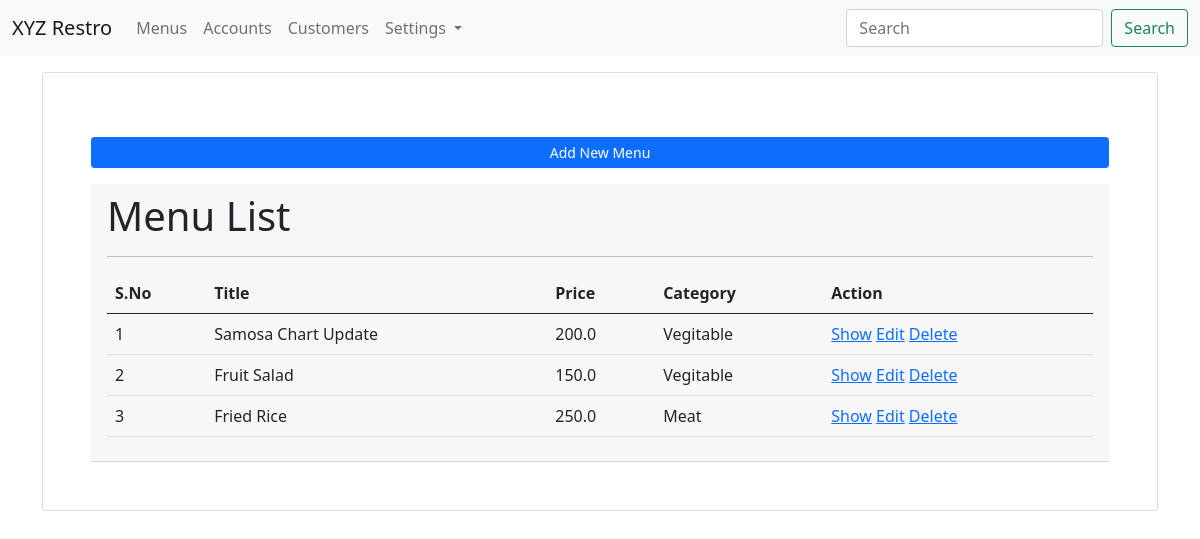
The page /menus/ on the database its author committed.
### app_menus/models.py (models this page shows, shortened)
class Menu(models.Model):
    menu_title = models.CharField(max_length=100)
    menu_price = models.FloatField(default=0.00)
    menu_ingredient = models.CharField(max_length=100)
    menu_category = models.ForeignKey(Category, on_delete=models.CASCADE)
    menu_img = models.FileField(upload_to="images/menus/", blank=True, null=True)
    menu_created_at = models.DateTimeField(auto_now_add=True)
    is_active = models.BooleanField(default=True)
    class Meta:
        db_table = "restro_menus"
        ordering = ["-menu_title"]

class Category(models.Model):
    category_title = models.CharField(max_length=100)
    category_code = models.CharField(max_length=20, null=True, blank=True)
    class Meta:
        db_table = "restro_categories"
        ordering = ["-category_title"]

### app_menus/views.py (the view)
# urls.py: path('', views.list_menu, name='menu-list'),
def list_menu(request):
    menu_list = Menu.objects.all()
    context = { "data": menu_list}
    return render(request, 'menus/list_menu.html', context)

### templates/menus/list_menu.html (shortened to what this page needs)
{% extends 'layouts/master.html' %}
{% block content %}
<div class="container">
    <div class="card p-5 mt-3">
        <a href="{% url 'menu-add' %}" class="btn btn-sm btn-primary mb-3 mt-3">Add New Menu</a>
        <div class="card-header">
            <h1>Menu List</h1>
            <hr>
            <table class="table table-hover mt-3">
                <thead>
                    <tr>
                        <th>S.No</th>
                        <th>Title</th>
                        <th>Price</th>
                        <th>Category</th>
                        <th>Action</th>
                    </tr>
                </thead>
                <tbody>
                    {% for val in data %}
                    <tr>
                        <td>{{ forloop.counter }}</td>
                        <td>{{ val.menu_title }}</td>
                        <td>{{ val.menu_price }}</td>
                        <td>{{ val.menu_category.category_title }}</td>
                        <td>
                            <a href="{% url 'menu-show' val.id %}">Show</a>
                            <a href="{% url 'menu-edit' val.id %}">Edit</a>
                            <a href="{% url 'menu-delete' val.id %}">Delete</a>
                        </td>
                    </tr>
                    {% endfor %}
                </tbody>
            </table>
        </div>
    </div>
</div>
{% endblock %}

### rows shown on the page
Menu: menu_title "Samosa Chart Update", menu_price "200.0", menu_category.category_title "Vegitable"
Menu: menu_title "Fruit Salad", menu_price "150.0", menu_category.category_title "Vegitable"
Menu: menu_title "Fried Rice", menu_price "250.0", menu_category.category_title "Meat"
